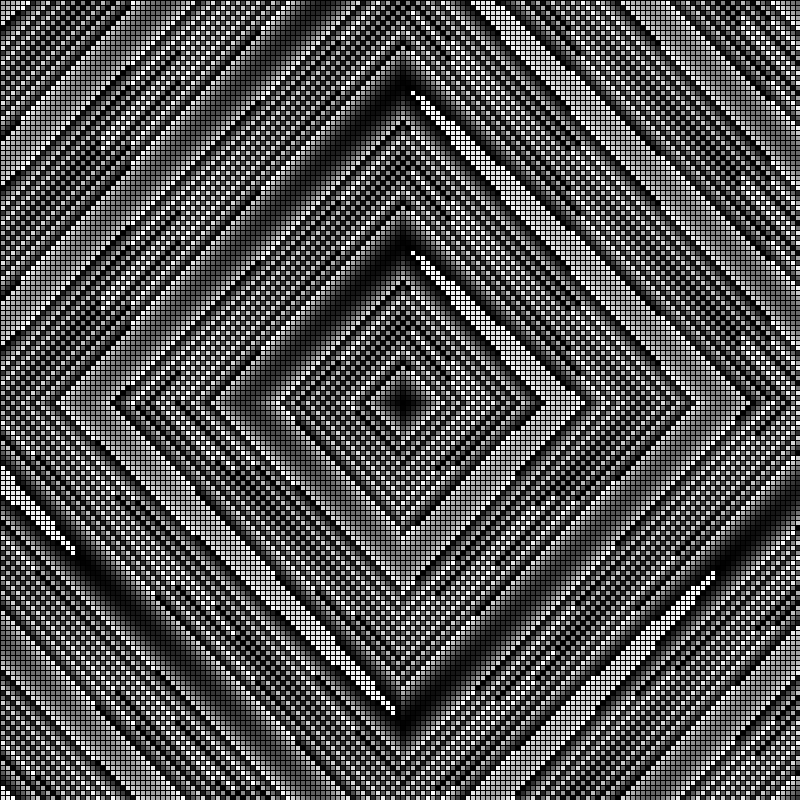
Frame 1 (no input)
Frame 60 (the mouse pressed at the canvas centre just before this capture): identical to frame 1, image omitted
Frame 120 (the mouse held since frame 60 and released just before this capture): identical to frame 1, image omitted

The Processing sketch that drew this single still picture (run headless with seeded random() and noise(); from frame 60 on, the mouse is pressed at the canvas centre):

// Processing sketch: MHSPIRAL
// ── MHSPIRAL.pde
// Manhattan Distance Spiral Generator

int startX = 400;
int startY = 400;
int squareLength = 5;

int ctr = 0;
int colorStep = 2;
int direction = 0;
int distance = 1;

TwoInt[] GridValues = new TwoInt[100000];

void setup()
{
  size(800, 800);
  frameRate(60);
  
  GridValues[0] = new TwoInt(0, 0);
  ctr = 1;
  
  while (ctr < GridValues.length)
  {
    if (direction == 0)
    {
      // +Y direction to +X direction
      for (int i = 0; i < distance; i++)
      {
        GridValues[ctr] = new TwoInt(i, distance - i);
        ctr++;
        if (ctr == GridValues.length) break;
      }
      direction = 1;
    }
    else if (direction == 1)
    {
      // +X direction to -Y direction
      for (int i = 0; i < distance; i++)
      {
        GridValues[ctr] = new TwoInt(distance - i, -i);
        ctr++;
        if (ctr == GridValues.length) break;
      }
      direction = 2;
    }
    else if (direction == 2)
    {
      // -Y direction to -X direction
      for (int i = 0; i < distance; i++)
      {
        GridValues[ctr] = new TwoInt(-i, -distance + i);
        ctr++;
        if (ctr == GridValues.length) break;
      }
      direction = 3;
    }
    else if (direction == 3)
    {
      // -X to +Y direction
      for (int i = 0; i < distance; i++)
      {
        GridValues[ctr] = new TwoInt(-distance + i, i);
        ctr++;
        if (ctr == GridValues.length) break;
      }
      direction = 0;
      distance++;
    }
  }
  
  for (int i = 0; i < GridValues.length; i++)
  {
    fill((i * colorStep) % 256);
    rect(startX + GridValues[i].x * squareLength, startY + GridValues[i].y * squareLength, squareLength, squareLength);
  }
}

void draw()
{
  
}

class TwoInt
{
  public int x;
  public int y;
  
  public TwoInt(int x_new, int y_new)
  {
    x = x_new;
    y = y_new;
  }
}
